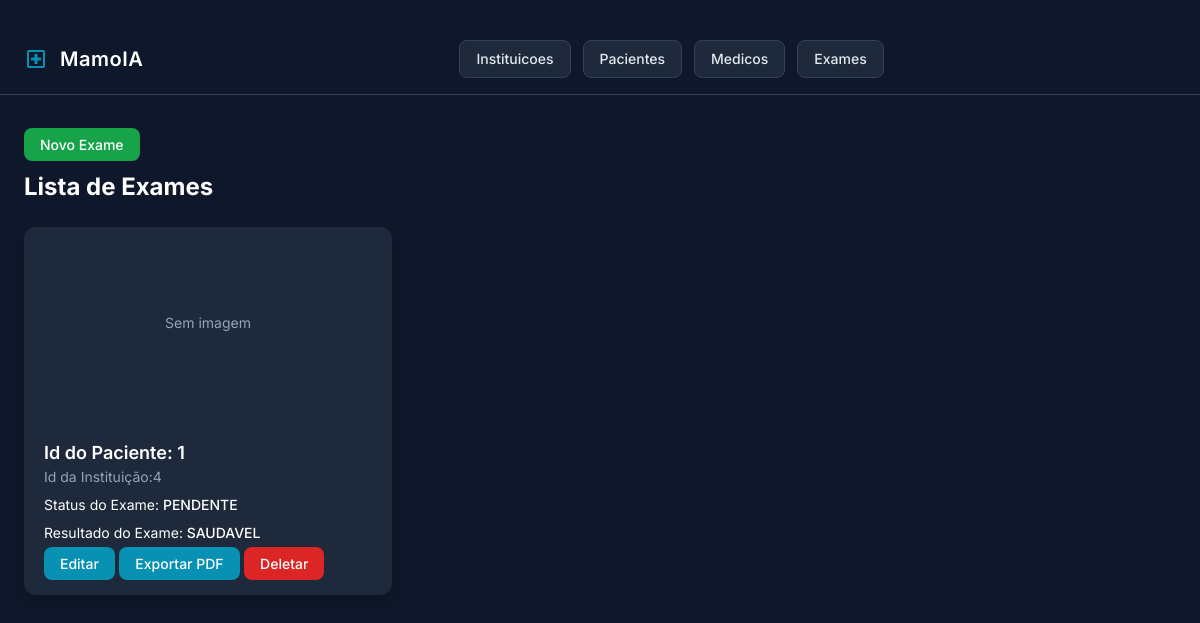
Page /exams/ (signed in) on the earlier database version.
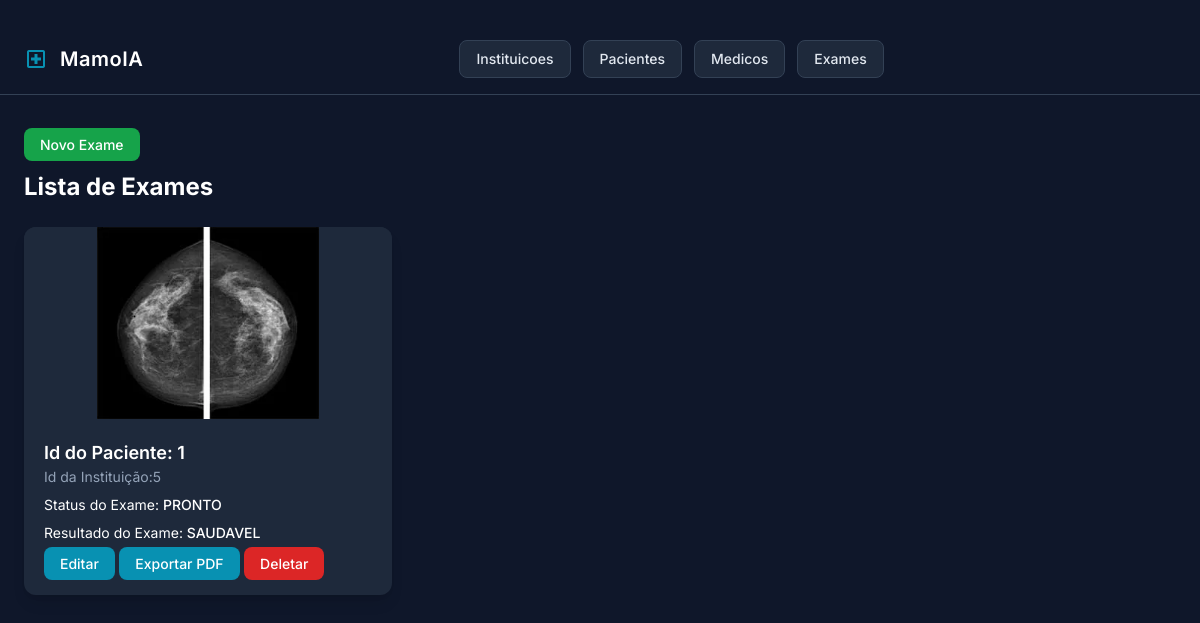
Same page on the later database version.
### exams/models.py (models this page shows, shortened)
class MammogramExam(models.Model):
    patient = models.ForeignKey(
        Patient,
        on_delete=models.CASCADE,
        related_name="mammograms"
    )
    local = models.ForeignKey(Institution, on_delete=models.CASCADE, null = True)
    exam_date = models.DateField()
    description = models.TextField(null=True, blank=True)
    result = models.CharField(
        max_length=50,
        choices = Result.choices,
        default = Result.SAUDAVEL)
    itype = models.CharField(
        max_length=9,
        choices = Status.choices,
        default = Status.PENDENTE)
    acceptance_term = models.BooleanField(default=False)
    user_ip = models.GenericIPAddressField(null=True, blank=True)
    created_at = models.DateTimeField(auto_now_add=True)
    image = models.ImageField(upload_to="mammograms/", null=True, blank=True)

### exams/views.py (the view)
# urls.py: path("", eview, name='exams.eview'),
@login_required(login_url='/login/')
def eview(request):
    if request.user.is_authenticated:
     dados = MammogramExam.objects.all()
     return render(
        request,
        'list.html',
        {
            'dados':dados,
        }
     )
    return HttpResponse('Você precisa estar logado para acessar esta página.')

### exams/templates/list.html
﻿{% extends "baseexam.html" %}
{% block content %}
     <a href="{% url 'exams.ecreate' %}" class="flex-1 text-center px-4 py-2 rounded-lg bg-green-600 text-white text-sm font-medium hover:bg-green-700 transition">Novo Exame</a>
     <h1 class="text-2xl font-bold mb-6 mt-4">Lista de Exames</h1>
  <div class="grid sm:grid-cols-2 lg:grid-cols-3 gap-6">
  {% for exams in dados %}
    <div class="bg-white dark:bg-surface-dark rounded-xl shadow-lg hover:shadow-xl transition overflow-hidden">
        <div class="h-48 bg-slate-100 dark:bg-slate-800 flex items-center justify-center">
            {% if exams.image %}
            <img src="{{ exams.image.url }}" alt="Exame"
                     class="max-h-full object-contain">
            {% else %}
            <span class="text-sm text-slate-500 dark:text-slate-400">Sem imagem</span>
            {% endif %}
            </div>
            <div class="p-5 space-y-2">
                <h3 class="text-lg font-semibold">Id do Paciente: {{ exams.patient_id }}</h3>
            <span class="text-sm text-slate-500 dark:text-slate-400">Id da Instituição:{{ exams.local_id }}</span>
            <p class="text-sm">Status do Exame: <span class="font-medium">{{ exams.itype }}</span></p>
            <p class="text-sm">Resultado do Exame:<span class="font-medium"> {{ exams.result }}</span></p>
            <div class="card-actions">
                <a href="{% url 'exams.eedit' exams.id %}" class="flex-1 text-center px-4 py-2 rounded-lg bg-primary text-white text-sm font-medium hover:bg-primary-hover transition">Editar</a>
                <a href="{% url 'exams.report' exams.id %}" class="flex-1 text-center px-4 py-2 rounded-lg bg-primary text-white text-sm font-medium hover:bg-primary-hover transition">Exportar PDF</a>
                <a href="{% url 'exams.edelete' exams.id %}" onclick="return confirm('Tem certeza que deseja deletar este exame?');" class="flex-1 text-center px-4 py-2 rounded-lg bg-red-600 text-white text-sm font-medium hover:bg-red-700 transition">Deletar</a>
            </div>
        </div>
    </div>
  {% endfor %}
  </div>
{% endblock%}

### exams/templates/baseexam.html (shortened to what this page needs)
﻿<!DOCTYPE html>
<html class="dark" lang="pt-BR">
<head>
    <script src="https://cdn.tailwindcss.com?plugins=forms,container-queries"></script>
</head>
<body class="font-display bg-background-light dark:bg-background-dark text-slate-900 dark:text-white min-h-screen antialiased">
    <header class="border-b border-slate-200 dark:border-slate-700">
        <div class="max-w-7xl mx-auto px-6 py-4 flex items-center gap-6">
            <div class="flex items-center gap-3">
                <span class="material-symbols-outlined text-primary text-3xl">
                </span>
                <h1 class="text-xl font-semibold tracking-wide">
                    MamoIA
                </h1>
            </div>
            <nav class="hidden md:flex flex-1 justify-center items-center gap-3">
                <a href="{% url 'inst.iview' %}"
                   class="px-4 py-2 rounded-lg text-sm font-medium bg-slate-100 dark:bg-slate-800 text-slate-700 dark:text-slate-200 border border-slate-200 dark:border-slate-700 hover:bg-primary hover:text-white hover:border-primary transition">
                    Instituicoes
                </a>
                <a href="{% url 'p.view' %}"
                   class="px-4 py-2 rounded-lg text-sm font-medium bg-slate-100 dark:bg-slate-800 text-slate-700 dark:text-slate-200 border border-slate-200 dark:border-slate-700 hover:bg-primary hover:text-white hover:border-primary transition">
                    Pacientes
                </a>
                <a href="{% url 'med.view' %}"
                   class="px-4 py-2 rounded-lg text-sm font-medium bg-slate-100 dark:bg-slate-800 text-slate-700 dark:text-slate-200 border border-slate-200 dark:border-slate-700 hover:bg-primary hover:text-white hover:border-primary transition">
                    Medicos
                </a>
                <a href="{% url 'exams.eview' %}"
                   class="px-4 py-2 rounded-lg text-sm font-medium bg-slate-100 dark:bg-slate-800 text-slate-700 dark:text-slate-200 border border-slate-200 dark:border-slate-700 hover:bg-primary hover:text-white hover:border-primary transition">
                    Exames
                </a>
            </nav>
        </div>
    </header>
    <main class="max-w-7xl mx-auto px-6 py-10">
        {% block content %}
        {% endblock %}
    </main>
</body>
</html>

Differences in the rows shown:
removed MammogramExam: image "Sem imagem", patient_id "1", local_id "4", itype "PENDENTE", result "SAUDAVEL"
added MammogramExam: image (picture), patient_id "1", local_id "5", itype "PRONTO", result "SAUDAVEL"
